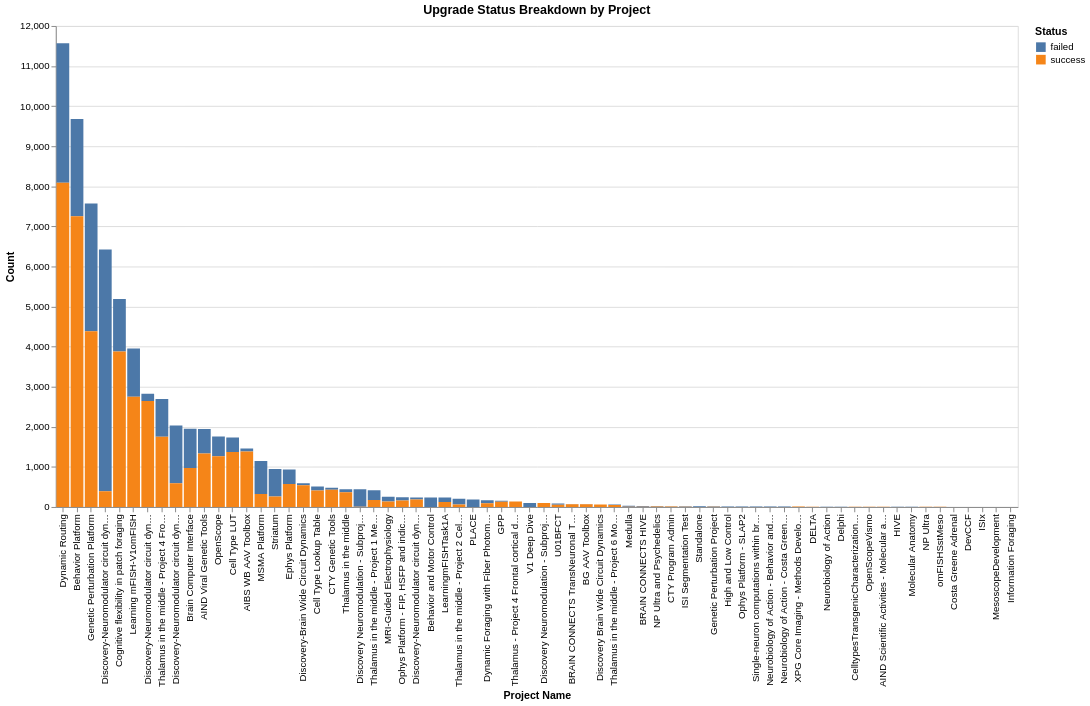

This figure's notebook cell:
### Code cell
success_detail = df.groupby(['project_name', 'status']).size().reset_index(name='count')
chart_stacked = alt.Chart(success_detail).mark_bar().encode(
    x=alt.X('project_name:N', sort='-y', title='Project Name'),
    y=alt.Y('count:Q', title='Count'),
    color=alt.Color('status:N', title='Status'),
    tooltip=['project_name:N', 'status:N', 'count:Q']
).properties(
    width=1000,
    height=500,
    title='Upgrade Status Breakdown by Project'
).interactive()
chart_stacked.display()

### Figure 1 — Vega-Lite specification as saved in the notebook (floating-point values rounded to 4 significant figures)
{"config": {"view": {"continuousWidth": 300, "continuousHeight": 300}}, "data": {"name": "data-d645ec42abfb13eebb75fb488333ac2f"}, "mark": {"type": "bar"}, "encoding": {"color": {"field": "status", "title": "Status", "type": "nominal"}, "tooltip": [{"field": "project_name", "type": "nominal"}, {"field": "status", "type": "nominal"}, {"field": "count", "type": "quantitative"}], "x": {"field": "project_name", "sort": "-y", "title": "Project Name", "type": "nominal"}, "y": {"field": "count", "title": "Count", "type": "quantitative"}}, "height": 500, "params": [{"name": "param_1e9efca18e7a2868", "select": {"type": "interval", "encodings": ["x", "y"]}, "bind": "scales"}], "title": "Upgrade Status Breakdown by Project", "width": 1000, "$schema": "https://vega.github.io/schema/vega-lite/v6.1.0.json", "datasets": {"data-d645ec42abfb13eebb75fb488333ac2f": [{"project_name": "AIBS WB AAV Toolbox", "status": "failed", "count": 72}, {"project_name": "AIBS WB AAV Toolbox", "status": "success", "count": 1384}, {"project_name": "AIND Scientific Activities - Molecular and proj", "status": "success", "count": 4}, {"project_name": "AIND Viral Genetic Tools", "status": "failed", "count": 616}, {"project_name": "AIND Viral Genetic Tools", "status": "success", "count": 1331}, {"project_name": "BG AAV Toolbox", "status": "failed", "count": 2}, {"project_name": "BG AAV Toolbox", "status": "success", "count": 70}, {"project_name": "BRAIN CONNECTS HIVE", "status": "failed", "count": 20}, {"project_name": "BRAIN CONNECTS HIVE", "status": "success", "count": 4}, {"project_name": "BRAIN CONNECTS TransNeuronal Tools", "status": "failed", "count": 6}, {"project_name": "BRAIN CONNECTS TransNeuronal Tools", "status": "success", "count": 67}, {"project_name": "Behavior Platform", "status": "failed", "count": 2426}, {"project_name": "Behavior Platform", "status": "success", "count": 7256}, {"project_name": "Behavior and Motor Control", "status": "failed", "count": 236}, {"project_name": "Brain Computer Interface", "status": "failed", "count": 981}, {"project_name": "Brain Computer Interface", "status": "success", "count": 973}, {"project_name": "CTY Genetic Tools", "status": "failed", "count": 51}, {"project_name": "CTY Genetic Tools", "status": "success", "count": 430}, {"project_name": "CTY Program Admin", "status": "failed", "count": 12}, {"project_name": "CTY Program Admin", "status": "success", "count": 9}, {"project_name": "Cell Type LUT", "status": "failed", "count": 365}, {"project_name": "Cell Type LUT", "status": "success", "count": 1369}, {"project_name": "Cell Type Lookup Table", "status": "failed", "count": 101}, {"project_name": "Cell Type Lookup Table", "status": "success", "count": 412}, {"project_name": "CelltypesTransgenicCharacterizationGCaMP", "status": "success", "count": 5}, {"project_name": "Cognitive flexibility in patch foraging", "status": "failed", "count": 1311}, {"project_name": "Cognitive flexibility in patch foraging", "status": "success", "count": 3877}, {"project_name": "Costa Greene Adrenal", "status": "failed", "count": 2}, {"project_name": "DELTA", "status": "failed", "count": 4}, {"project_name": "DELTA", "status": "success", "count": 4}, {"project_name": "Delphi", "status": "failed", "count": 7}, {"project_name": "DevCCF", "status": "success", "count": 2}, {"project_name": "Discovery Brain Wide Circuit Dynamics", "status": "success", "count": 62}, {"project_name": "Discovery Neuromodulation - Subproject 1 Electrophysiological Recordings from NM Neurons During Behavior", "status": "success", "count": 100}, {"project_name": "Discovery Neuromodulation - Subproject 3 Fiber Photometry Recordings of NM Release During Behavior", "status": "failed", "count": 435}, {"project_name": "Discovery Neuromodulation - Subproject 3 Fiber Photometry Recordings of NM Release During Behavior", "status": "success", "count": 6}, {"project_name": "Discovery-Brain Wide Circuit Dynamics", "status": "failed", "count": 49}, {"project_name": "Discovery-Brain Wide Circuit Dynamics", "status": "success", "count": 542}, {"project_name": "Discovery-Neuromodulator circuit dynamics during foraging", "status": "failed", "count": 1444}, {"project_name": "Discovery-Neuromodulator circuit dynamics during foraging", "status": "success", "count": 590}, {"project_name": "Discovery-Neuromodulator circuit dynamics during foraging - Subproject 1 Electrophysiological Recordings from NM Neurons During Behavior", "status": "failed", "count": 181}, {"project_name": "Discovery-Neuromodulator circuit dynamics during foraging - Subproject 1 Electrophysiological Recordings from NM Neurons During Behavior", "status": "success", "count": 2641}, {"project_name": "Discovery-Neuromodulator circuit dynamics during foraging - Subproject 2 Molecular Anatomy Cell Types", "status": "failed", "count": 53}, {"project_name": "Discovery-Neuromodulator circuit dynamics during foraging - Subproject 2 Molecular Anatomy Cell Types", "status": "success", "count": 185}, {"project_name": "Discovery-Neuromodulator circuit dynamics during foraging - Subproject 3 Fiber Photometry Recordings of NM Release During Behavior", "status": "failed", "count": 6029}, {"project_name": "Discovery-Neuromodulator circuit dynamics during foraging - Subproject 3 Fiber Photometry Recordings of NM Release During Behavior", "status": "success", "count": 392}, {"project_name": "Dynamic Foraging with Fiber Photometry", "status": "failed", "count": 76}, {"project_name": "Dynamic Foraging with Fiber Photometry", "status": "success", "count": 90}, {"project_name": "Dynamic Routing", "status": "failed", "count": 3483}, {"project_name": "Dynamic Routing", "status": "success", "count": 8089}, {"project_name": "Ephys Platform", "status": "failed", "count": 363}, {"project_name": "Ephys Platform", "status": "success", "count": 573}, {"project_name": "GPP", "status": "failed", "count": 25}, {"project_name": "GPP", "status": "success", "count": 131}, {"project_name": "Genetic Perturbation Platform", "status": "failed", "count": 3181}, {"project_name": "Genetic Perturbation Platform", "status": "success", "count": 4387}, {"project_name": "Genetic Perturbation Project", "status": "failed", "count": 10}, {"project_name": "Genetic Perturbation Project", "status": "success", "count": 5}, {"project_name": "HIVE", "status": "failed", "count": 4}, {"project_name": "High and Low Control", "status": "failed", "count": 14}, {"project_name": "ISI Segmentation Test", "status": "failed", "count": 12}, {"project_name": "ISI Segmentation Test", "status": "success", "count": 5}, {"project_name": "ISIx", "status": "success", "count": 2}, {"project_name": "Information Foraging", "status": "failed", "count": 1}, {"project_name": "Learning mFISH-V1omFISH", "status": "failed", "count": 1205}, {"project_name": "Learning mFISH-V1omFISH", "status": "success", "count": 2751}, {"project_name": "LearningmFISHTask1A", "status": "failed", "count": 114}, {"project_name": "LearningmFISHTask1A", "status": "success", "count": 121}, {"project_name": "MRI-Guided Electrophysiology", "status": "failed", "count": 122}, {"project_name": "MRI-Guided Electrophysiology", "status": "success", "count": 135}, {"project_name": "MSMA Platform", "status": "failed", "count": 823}, {"project_name": "MSMA Platform", "status": "success", "count": 323}, {"project_name": "Medulla", "status": "failed", "count": 24}, {"project_name": "Medulla", "status": "success", "count": 8}, {"project_name": "MesoscopeDevelopment", "status": "success", "count": 2}, {"project_name": "Molecular Anatomy", "status": "failed", "count": 4}, {"project_name": "NP Ultra", "status": "success", "count": 3}, {"project_name": "NP Ultra and Psychedelics", "status": "failed", "count": 12}, {"project_name": "NP Ultra and Psychedelics", "status": "success", "count": 12}, {"project_name": "Neurobiology of Action", "status": "failed", "count": 8}, {"project_name": "Neurobiology of Action - Behavior and Motor Control", "status": "failed", "count": 10}, {"project_name": "Neurobiology of Action - Costa Greene Adrenal", "status": "failed", "count": 10}, {"project_name": "OpenScope", "status": "failed", "count": 495}, {"project_name": "OpenScope", "status": "success", "count": 1266}, {"project_name": "OpenScopeVismo", "status": "success", "count": 5}, {"project_name": "Ophys Platform - FIP, HSFP and indicator testing", "status": "failed", "count": 80}, {"project_name": "Ophys Platform - FIP, HSFP and indicator testing", "status": "success", "count": 160}, {"project_name": "Ophys Platform - SLAP2", "status": "failed", "count": 12}, {"project_name": "PLACE", "status": "failed", "count": 186}, {"project_name": "Single-neuron computations within brain-wide circuits (SCBC)", "status": "failed", "count": 11}, {"project_name": "Standalone", "status": "failed", "count": 16}, {"project_name": "Striatum", "status": "failed", "count": 685}, {"project_name": "Striatum", "status": "success", "count": 260}, {"project_name": "Thalamus - Project 4 Frontal cortical dynamics and cognitive behaviors", "status": "success", "count": 134}, {"project_name": "Thalamus in the middle", "status": "failed", "count": 74}, {"project_name": "Thalamus in the middle", "status": "success", "count": 368}, {"project_name": "Thalamus in the middle - Project 1 Mesoscale thalamic circuits", "status": "failed", "count": 242}, {"project_name": "Thalamus in the middle - Project 1 Mesoscale thalamic circuits", "status": "success", "count": 177}, {"project_name": "Thalamus in the middle - Project 2 Cell-type specific thalamocortical projectome", "status": "failed", "count": 145}, {"project_name": "Thalamus in the middle - Project 2 Cell-type specific thalamocortical projectome", "status": "success", "count": 60}, {"project_name": "Thalamus in the middle - Project 4 Frontal cortical dynamics and cognitive behaviors", "status": "failed", "count": 943}, {"project_name": "Thalamus in the middle - Project 4 Frontal cortical dynamics and cognitive behaviors", "status": "success", "count": 1753}, {"project_name": "Thalamus in the middle - Project 6 Molecular Science Core", "status": "failed", "count": 12}, {"project_name": "Thalamus in the middle - Project 6 Molecular Science Core", "status": "success", "count": 49}, {"project_name": "U01BFCT", "status": "failed", "count": 33}, {"project_name": "U01BFCT", "status": "success", "count": 56}, {"project_name": "V1 Deep Dive", "status": "failed", "count": 101}, {"project_name": "XPG Core Imaging - Methods Development", "status": "success", "count": 10}, {"project_name": "omFISHSstMeso", "status": "success", "count": 3}]}}
